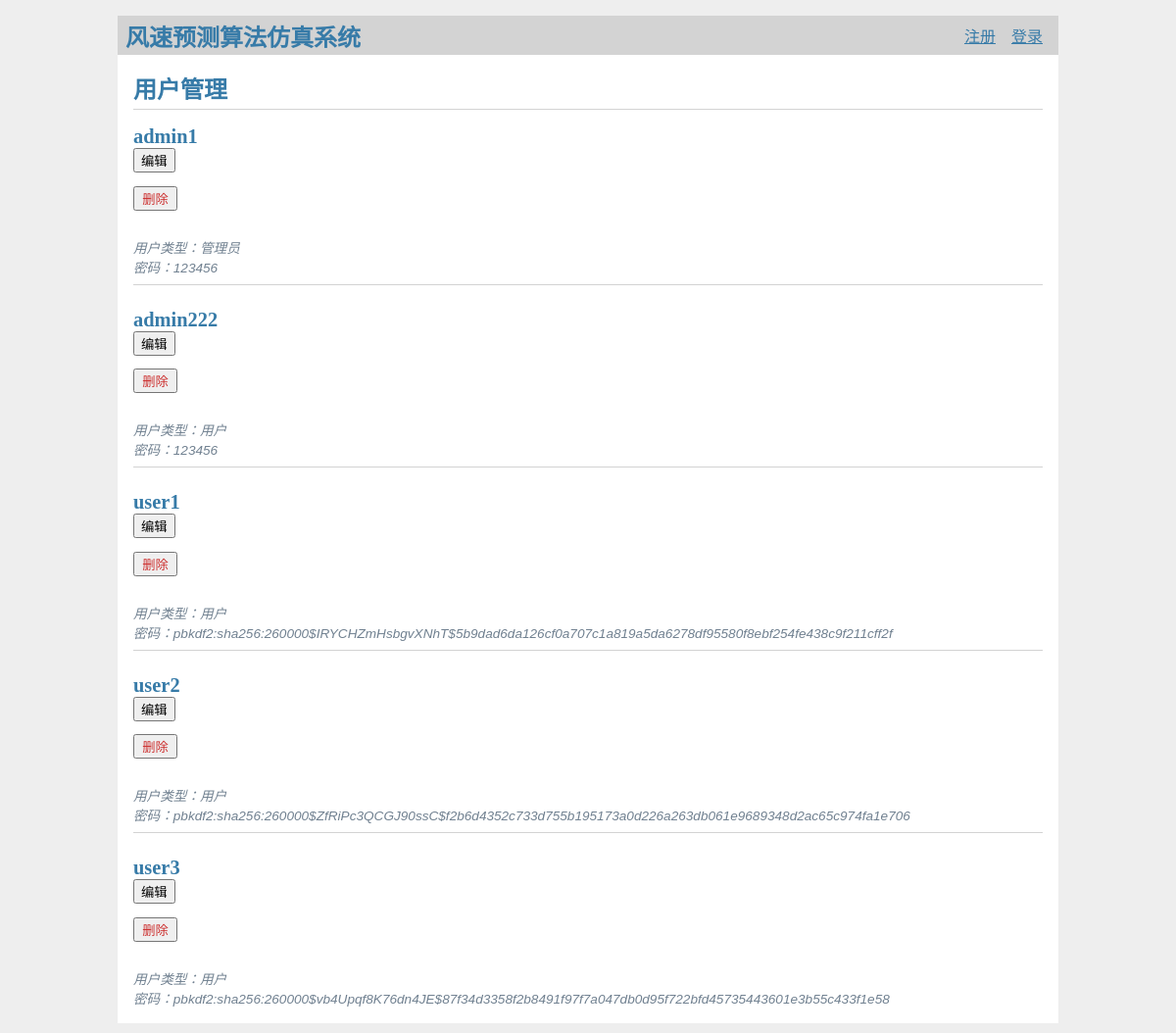
Page /admin_page_user/ on the committed database.
### tables this page shows
CREATE TABLE user (
  id INTEGER PRIMARY KEY AUTOINCREMENT,
  username TEXT UNIQUE NOT NULL,
  usertype TEXT NOT NULL,
  password TEXT NOT NULL
);

### flaskr/admin_page_user.py (the view)
@bp.route('/')
def index():
    db = get_db()
    users = db.execute(
        'SELECT u.id, username, usertype, password'
        ' FROM user u '
    ).fetchall()
    return render_template('admin_page_user/admin_page_user.html', users=users)

### flaskr/admin.py (called while the page is built)
@bp.before_app_request
def load_logged_in_user():
    user_id = session.get('user_id')
    if user_id is None:
        g.user = None
    else:
        g.user = get_db().execute(
            'SELECT * FROM user WHERE id = ?', (user_id,)
        ).fetchone()

### flaskr/db.py (called while the page is built)
def get_db():
    if 'db' not in g:
        g.db = sqlite3.connect(
            current_app.config['DATABASE'],
            detect_types=sqlite3.PARSE_DECLTYPES
        )
        g.db.row_factory = sqlite3.Row
    return g.db

### flaskr/user.py (called while the page is built)
@bp.before_app_request
def load_logged_in_user():
    user_id = session.get('user_id')
    if user_id is None:
        g.user = None
    else:
        g.user = get_db().execute(
            'SELECT * FROM user WHERE id = ?', (user_id,)
        ).fetchone()

### flaskr/templates/admin_page_user/admin_page_user.html (shortened to what this page needs)
{% extends 'base.html' %}
{% block header %}
    <h1>{% block title %}用户管理{% endblock title %}</h1>
{% endblock header %}
{% block content %}
        {% for user in users %}
                <article class="post">
                <header>
                    <div>
                    <h1>{{ user['username'] }}</h1>
                    <a href="{{ url_for('admin_page_user.update', id=user['id']) }}"><button>编辑</button></a>
                    <form action="{{ url_for('admin_page_user.delete', id=user['id']) }}" method="post" style="width: 45px;">
                        <input class="danger" type="submit" value="删除" onclick="return confirm('确定要删除吗?');">
                    </form>
                    <div class="about">用户类型：{{ user['usertype'] }}</div>
                    <div class="about">密码：{{ user['password'] }}</div>
                    </div>
                </header>
                </article>
                {% if not loop.last %}
                <hr>
                {% endif %}
        {% endfor %}
{% endblock content %}

### flaskr/templates/base.html (shortened to what this page needs)
<!doctype html>
<link rel="stylesheet" href="{{ url_for('static', filename='style.css') }}">
<nav>
  <h1>风速预测算法仿真系统</h1>
  <ul>
    {% if g.user %}
      <li><span>{{ g.user['username'] }}</span>
      <li><a href="{{ url_for('user.logout') }}">退出</a>
    {% else %}
      <li><a href="{{ url_for('user.register') }}">注册</a>
      <li><a href="{{ url_for('user.login') }}">登录</a>
    {% endif %}
  </ul>
</nav>
<section class="content">
  <header>
    {% block header %}{% endblock %}
  </header>
  {% block content %}{% endblock %}
</section>

### flaskr/static/style.css (style rules this page uses)
h1 { font-family: serif; color: #377ba8; margin: 1rem 0; }
a { color: #377ba8; }
hr { border: none; border-top: 1px solid lightgray; }
nav { background: lightgray; display: flex; align-items: center; padding: 0 0.5rem; }
nav h1 { flex: auto; margin: 0; }
nav ul { display: flex; list-style: none; margin: 0; padding: 0; }
nav ul li a, nav ul li span, header .action { display: block; padding: 0.5rem; }
.content { padding: 0 1rem 1rem; }
.content > header { border-bottom: 1px solid lightgray; display: flex; align-items: flex-end; }
.content > header h1 { flex: auto; margin: 1rem 0 0.25rem 0; }
.post > header { display: flex; align-items: flex-end; font-size: 0.85em; }
.post > header > div:first-of-type { flex: auto; }
.post > header h1 { font-size: 1.5em; margin-bottom: 0; }
.post .about { color: slategray; font-style: italic; }
.content:last-child { margin-bottom: 0; }
.content form { margin: 1em 0; display: flex; flex-direction: column; }
.content input, .content textarea { margin-bottom: 1em; }
input.danger { color: #cc2f2e; }

### rows in the picture
user: username "admin1", usertype "管理员", password "123456"
user: username "admin222", usertype "用户", password "123456"
user: username "user1", usertype "用户", password "pbkdf2:sha256:260000$IRYCHZmHsbgvXNhT$5b9dad6da126cf0a707c1a819a5da6278df95580f8ebf254fe438c9f211cff2f"
user: username "user2", usertype "用户", password "pbkdf2:sha256:260000$ZfRiPc3QCGJ90ssC$f2b6d4352c733d755b195173a0d226a263db061e9689348d2ac65c974fa1e706"
user: username "user3", usertype "用户", password "pbkdf2:sha256:260000$vb4Upqf8K76dn4JE$87f34d3358f2b8491f97f7a047db0d95f722bfd45735443601e3b55c433f1e58"
